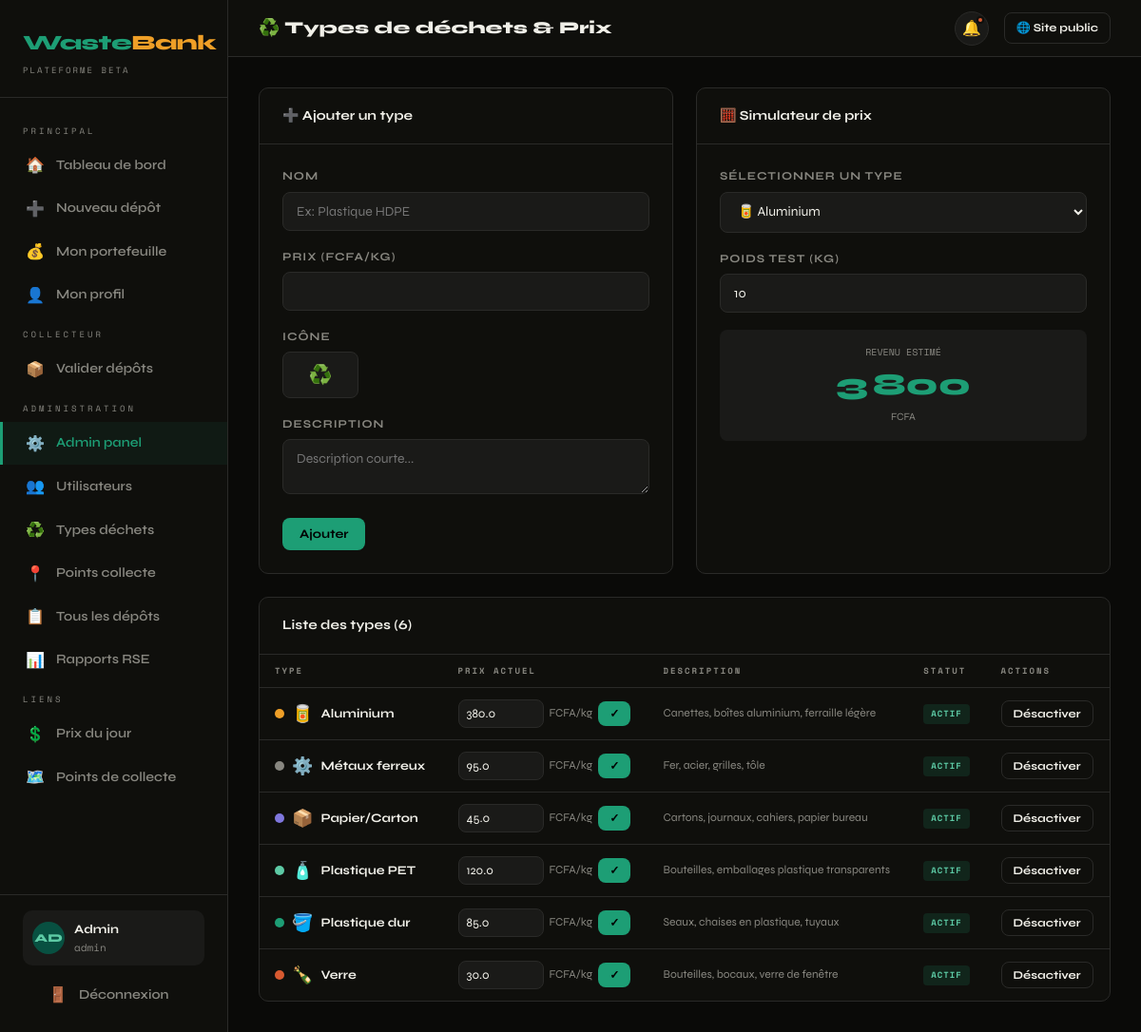
/admin/waste-types (signed in), run on the app's committed database.
### tables this page shows
CREATE TABLE users (
            id          INTEGER PRIMARY KEY AUTOINCREMENT,
            name        TEXT NOT NULL,
            email       TEXT UNIQUE NOT NULL,
            phone       TEXT UNIQUE,
            password    TEXT NOT NULL,
            role        TEXT NOT NULL DEFAULT 'citizen',  -- citizen | collector | admin
            city        TEXT DEFAULT 'Dakar',
            balance     REAL DEFAULT 0.0,
            points      INTEGER DEFAULT 0,
            avatar      TEXT,
            created_at  TEXT DEFAULT (datetime('now')),
            active      INTEGER DEFAULT 1
        );

CREATE TABLE waste_types (
            id          INTEGER PRIMARY KEY AUTOINCREMENT,
            name        TEXT NOT NULL,
            unit        TEXT DEFAULT 'kg',
            price_fcfa  REAL NOT NULL,
            color_hex   TEXT DEFAULT '1D9E75',
            icon        TEXT DEFAULT '♻️',
            description TEXT,
            active      INTEGER DEFAULT 1
        );

### routes/admin.py (the view, shortened to what this page needs)
@admin_bp.route("/waste-types", methods=["GET", "POST"])
@login_required
@admin_required
def waste_types():
    db = get_db()
    wts = db.execute("SELECT * FROM waste_types ORDER BY name").fetchall()
    return render_template("admin/waste_types.html", waste_types=wts)

### models/db.py (called while the page is built)
def get_db():
    if "db" not in g:
        g.db = sqlite3.connect(
            current_app.config["DATABASE"],
            detect_types=sqlite3.PARSE_DECLTYPES,
        )
        g.db.row_factory = sqlite3.Row
        g.db.execute("PRAGMA foreign_keys = ON")
    return g.db

### routes/admin.py (called while the page is built)
def admin_required(f):
    from functools import wraps
    @wraps(f)
    def decorated(*args, **kwargs):
        if session.get("user_role") != "admin":
            flash("Accès administrateur requis.", "error")
            return redirect(url_for("dash.home"))
        return f(*args, **kwargs)
    return decorated

### routes/auth.py (called while the page is built)
def login_required(f):
    from functools import wraps
    @wraps(f)
    def decorated(*args, **kwargs):
        if "user_id" not in session:
            flash("Connectez-vous pour accéder à cette page.", "warning")
            return redirect(url_for("auth.login"))
        return f(*args, **kwargs)
    return decorated

### templates/admin/waste_types.html (shortened to what this page needs)
{% extends "dashboard/layout.html" %}
{% block page_title %}♻️ Types de déchets & Prix{% endblock %}
{% block content %}
<div class="grid-2" style="margin-bottom:24px;">
  <div class="card">
    <div class="card-header"><span class="card-title">➕ Ajouter un type</span></div>
    <div class="card-body">
      <form method="POST">
        <div class="form-group"><label>Nom</label><input type="text" name="name" required placeholder="Ex: Plastique HDPE"></div>
        <div class="form-group"><label>Prix (FCFA/kg)</label><input type="number" name="price" step="0.5" min="1" required></div>
        <div class="form-group"><label>Icône</label><input type="text" name="icon" value="♻️" style="width:80px;text-align:center;font-size:20px;"></div>
        <div class="form-group"><label>Description</label><textarea name="description" rows="2" placeholder="Description courte..."></textarea></div>
        <button type="submit" class="btn btn-primary">Ajouter</button>
      </form>
    </div>
  </div>
  <div class="card">
    <div class="card-header"><span class="card-title">🧮 Simulateur de prix</span></div>
    <div class="card-body">
      <div class="form-group"><label>Sélectionner un type</label>
        <select id="simType" onchange="simulate()">
          {% for wt in waste_types %}
          <option value="{{ wt['price_fcfa'] }}">{{ wt['icon'] }} {{ wt['name'] }}</option>
          {% endfor %}
        </select>
      </div>
      <div class="form-group"><label>Poids test (kg)</label><input type="number" id="simWeight" value="10" oninput="simulate()"></div>
      <div style="background:var(--surface);border-radius:8px;padding:16px;text-align:center;">
        <div style="font-family:'Space Mono',monospace;font-size:10px;color:var(--muted);">REVENU ESTIMÉ</div>
        <div id="simResult" style="font-size:32px;font-weight:800;color:var(--green);">—</div>
        <div style="font-size:11px;color:var(--muted);">FCFA</div>
      </div>
    </div>
  </div>
</div>
<div class="card">
  <div class="card-header"><span class="card-title">Liste des types ({{ waste_types|length }})</span></div>
  <div class="table-wrap">
    <table>
      <thead><tr><th>Type</th><th>Prix actuel</th><th>Description</th><th>Statut</th><th>Actions</th></tr></thead>
      <tbody>
        {% for wt in waste_types %}
        <tr style="{% if not wt['active'] %}opacity:.4;{% endif %}">
          <td>
            <div style="display:flex;align-items:center;gap:8px;">
              <span class="dot" style="background:#{{ wt['color_hex'] }};width:10px;height:10px;border-radius:50%;display:inline-block;"></span>
              <span style="font-size:18px;">{{ wt['icon'] }}</span>
              <span style="font-weight:700;">{{ wt['name'] }}</span>
            </div>
          </td>
          <td>
            <form method="POST" style="display:inline-flex;gap:6px;align-items:center;">
              <input type="number" name="price" value="{{ wt['price_fcfa'] }}" step="0.5" min="1" style="width:90px;padding:6px 8px;font-size:13px;">
              <span style="font-size:12px;color:var(--muted);">FCFA/kg</span>
              <button type="submit" class="btn btn-primary btn-sm">✓</button>
            </form>
          </td>
          <td style="font-size:12px;color:var(--muted);">{{ wt['description'] or '—' }}</td>
          <td>{% if wt['active'] %}<span class="badge badge-green">Actif</span>{% else %}<span class="badge badge-gray">Inactif</span>{% endif %}</td>
          <td>
            <form method="POST" style="display:inline;">
              <button type="submit" class="btn btn-outline btn-sm">{% if wt['active'] %}Désactiver{% else %}Activer{% endif %}</button>
            </form>
          </td>
        </tr>
        {% endfor %}
      </tbody>
    </table>
  </div>
</div>
{% endblock %}

### templates/dashboard/layout.html (shortened to what this page needs)
{% extends "base.html" %}
{% block body %}
<div class="app-layout">
  <aside class="sidebar" id="sidebar">
    <div class="sidebar-logo">
      <div class="logo-text"><span class="logo-waste">Waste</span><span class="logo-bank">Bank</span></div>
      <div style="font-family:'Space Mono',monospace;font-size:9px;color:var(--muted);letter-spacing:2px;margin-top:4px;">PLATEFORME BETA</div>
    </div>
    <nav class="sidebar-nav">
      <div class="nav-section-label">Principal</div>
      <a href="{{ url_for('dash.home') }}" class="nav-item {% if request.endpoint == 'dash.home' %}active{% endif %}">
        <span class="nav-icon">🏠</span> Tableau de bord
      </a>
      <a href="{{ url_for('dash.new_deposit') }}" class="nav-item {% if request.endpoint == 'dash.new_deposit' %}active{% endif %}">
        <span class="nav-icon">➕</span> Nouveau dépôt
      </a>
      <a href="{{ url_for('dash.wallet') }}" class="nav-item {% if request.endpoint == 'dash.wallet' %}active{% endif %}">
        <span class="nav-icon">💰</span> Mon portefeuille
      </a>
      <a href="{{ url_for('dash.profile') }}" class="nav-item {% if request.endpoint == 'dash.profile' %}active{% endif %}">
        <span class="nav-icon">👤</span> Mon profil
      </a>
      {% if current_user and current_user['role'] in ('collector','admin') %}
      <div class="nav-section-label">Collecteur</div>
      <a href="{{ url_for('dash.collector') }}" class="nav-item {% if request.endpoint == 'dash.collector' %}active{% endif %}">
        <span class="nav-icon">📦</span> Valider dépôts
      </a>
      {% endif %}
      {% if current_user and current_user['role'] == 'admin' %}
      <div class="nav-section-label">Administration</div>
      <a href="{{ url_for('admin.dashboard') }}" class="nav-item {% if 'admin' in request.endpoint %}active{% endif %}">
        <span class="nav-icon">⚙️</span> Admin panel
      </a>
      <a href="{{ url_for('admin.users') }}" class="nav-item">
        <span class="nav-icon">👥</span> Utilisateurs
      </a>
      <a href="{{ url_for('admin.waste_types') }}" class="nav-item">
        <span class="nav-icon">♻️</span> Types déchets
      </a>
      <a href="{{ url_for('admin.collection_points') }}" class="nav-item">
        <span class="nav-icon">📍</span> Points collecte
      </a>
      <a href="{{ url_for('admin.deposits') }}" class="nav-item">
        <span class="nav-icon">📋</span> Tous les dépôts
      </a>
      <a href="{{ url_for('admin.rse') }}" class="nav-item">
        <span class="nav-icon">📊</span> Rapports RSE
      </a>
      {% endif %}
      <div class="nav-section-label">Liens</div>
      <a href="{{ url_for('public.prices') }}" class="nav-item">
        <span class="nav-icon">💲</span> Prix du jour
      </a>
      <a href="{{ url_for('public.points_map') }}" class="nav-item">
        <span class="nav-icon">🗺️</span> Points de collecte
      </a>
    </nav>
    <div class="sidebar-footer">
      {% if current_user %}
      <div class="user-chip">
        <div class="avatar">{{ current_user['name'][:2].upper() }}</div>
        <div class="user-info">
          <div class="name">{{ current_user['name'].split()[0] }}</div>
          <div class="role">{{ current_user['role'] }}</div>
        </div>
      </div>
      <a href="{{ url_for('auth.logout') }}" class="nav-item" style="margin-top:8px;border-radius:8px;">
        <span class="nav-icon">🚪</span> Déconnexion
      </a>
      {% endif %}
    </div>
  </aside>
  <div class="main-content">
    <header class="topbar">
      <div style="display:flex;align-items:center;gap:12px;">
        <h1 class="page-title">{% block page_title %}{% endblock %}</h1>
      </div>
      <div class="topbar-right">
        {% if current_user %}
        <button class="btn-icon has-notif" id="notifBtn" title="Notifications" onclick="markNotifRead()">🔔</button>
        {% endif %}
        <a href="{{ url_for('public.index') }}" class="btn btn-outline btn-sm">🌐 Site public</a>
      </div>
    </header>
    <div class="content-area">
      {% block content %}{% endblock %}
    </div>
  </div>
</div>
{% endblock %}

### data on the page
users: name "AD", name "Admin", role "admin"
waste_types: icon "🥫", name "Aluminium", price "380.0", description "Canettes, boîtes aluminium, ferraille légère", active "ACTIF"
waste_types: icon "⚙️", name "Métaux ferreux", price "95.0", description "Fer, acier, grilles, tôle", active "ACTIF"
waste_types: icon "📦", name "Papier/Carton", price "45.0", description "Cartons, journaux, cahiers, papier bureau", active "ACTIF"
waste_types: icon "🧴", name "Plastique PET", price "120.0", description "Bouteilles, emballages plastique transparents", active "ACTIF"
waste_types: icon "🪣", name "Plastique dur", price "85.0", description "Seaux, chaises en plastique, tuyaux", active "ACTIF"
waste_types: icon "🍾", name "Verre", price "30.0", description "Bouteilles, bocaux, verre de fenêtre", active "ACTIF"

### other printed values
{{ waste_types|length }} "6"
form field value "🥫 Aluminium"
